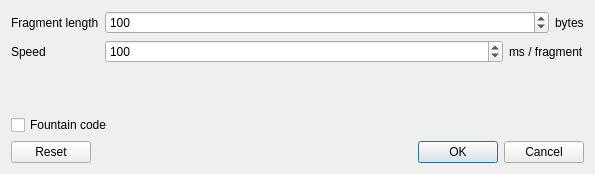
<?xml version="1.0" encoding="UTF-8"?>
<ui version="4.0">
 <class>UrSettingsDialog</class>
 <widget class="QDialog" name="UrSettingsDialog">
  <property name="geometry">
   <rect>
    <x>0</x>
    <y>0</y>
    <width>595</width>
    <height>174</height>
   </rect>
  </property>
  <property name="windowTitle">
   <string>UR Options</string>
  </property>
  <layout class="QVBoxLayout" name="verticalLayout">
   <item>
    <layout class="QFormLayout" name="formLayout">
     <item row="0" column="0">
      <widget class="QLabel" name="label_2">
       <property name="text">
        <string>Fragment length</string>
       </property>
      </widget>
     </item>
     <item row="0" column="1">
      <layout class="QHBoxLayout" name="horizontalLayout_2">
       <item>
        <widget class="QSpinBox" name="spin_fragmentLength">
         <property name="minimum">
          <number>10</number>
         </property>
         <property name="maximum">
          <number>1000</number>
         </property>
         <property name="singleStep">
          <number>10</number>
         </property>
         <property name="value">
          <number>100</number>
         </property>
        </widget>
       </item>
       <item>
        <widget class="QLabel" name="label">
         <property name="sizePolicy">
          <sizepolicy hsizetype="Maximum" vsizetype="Preferred">
           <horstretch>0</horstretch>
           <verstretch>0</verstretch>
          </sizepolicy>
         </property>
         <property name="text">
          <string>bytes</string>
         </property>
        </widget>
       </item>
      </layout>
     </item>
     <item row="1" column="0">
      <widget class="QLabel" name="label_3">
       <property name="text">
        <string>Speed</string>
       </property>
      </widget>
     </item>
     <item row="1" column="1">
      <layout class="QHBoxLayout" name="horizontalLayout">
       <item>
        <widget class="QSpinBox" name="spin_speed">
         <property name="minimum">
          <number>10</number>
         </property>
         <property name="maximum">
          <number>1000</number>
         </property>
         <property name="singleStep">
          <number>10</number>
         </property>
         <property name="value">
          <number>100</number>
         </property>
        </widget>
       </item>
       <item>
        <widget class="QLabel" name="label_4">
         <property name="sizePolicy">
          <sizepolicy hsizetype="Maximum" vsizetype="Preferred">
           <horstretch>0</horstretch>
           <verstretch>0</verstretch>
          </sizepolicy>
         </property>
         <property name="text">
          <string>ms / fragment</string>
         </property>
        </widget>
       </item>
      </layout>
     </item>
    </layout>
   </item>
   <item>
    <widget class="QCheckBox" name="check_fountainCode">
     <property name="text">
      <string>Fountain code</string>
     </property>
    </widget>
   </item>
   <item>
    <layout class="QHBoxLayout" name="horizontalLayout_3">
     <item>
      <widget class="QPushButton" name="btn_reset">
       <property name="text">
        <string>Reset</string>
       </property>
      </widget>
     </item>
     <item>
      <widget class="QDialogButtonBox" name="buttonBox">
       <property name="orientation">
        <enum>Qt::Horizontal</enum>
       </property>
       <property name="standardButtons">
        <set>QDialogButtonBox::Cancel|QDialogButtonBox::Ok</set>
       </property>
      </widget>
     </item>
    </layout>
   </item>
  </layout>
 </widget>
 <resources/>
 <connections>
  <connection>
   <sender>buttonBox</sender>
   <signal>accepted()</signal>
   <receiver>UrSettingsDialog</receiver>
   <slot>accept()</slot>
   <hints>
    <hint type="sourcelabel">
     <x>248</x>
     <y>254</y>
    </hint>
    <hint type="destinationlabel">
     <x>157</x>
     <y>274</y>
    </hint>
   </hints>
  </connection>
  <connection>
   <sender>buttonBox</sender>
   <signal>rejected()</signal>
   <receiver>UrSettingsDialog</receiver>
   <slot>reject()</slot>
   <hints>
    <hint type="sourcelabel">
     <x>316</x>
     <y>260</y>
    </hint>
    <hint type="destinationlabel">
     <x>286</x>
     <y>274</y>
    </hint>
   </hints>
  </connection>
 </connections>
</ui>
